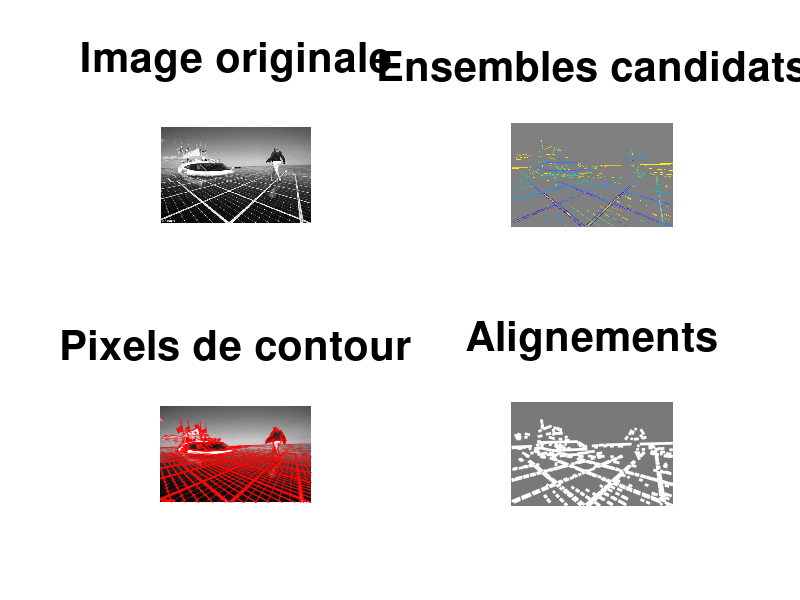

Reproduce this figure in MATLAB.
clear;
close all;
taille_ecran = get(0,'ScreenSize');
L = taille_ecran(3);
H = taille_ecran(4);

% parametres
alpha = pi / 180 * 12; % Seuil sur l'orientation du gradient (en radians)
cos_alpha = cos( alpha );
Seuil_norme = 2 / sin( alpha ); % Seuil sur la norme du gradient (decoule d'une etude theorique)

% chargement des donnees
load parquet;
load bateau;

% Affichage de l'image :
figure('Name','Detection des alignements','Position',[0.2*L,0,0.8*L,H]);
subplot(2,2,1);
imagesc(I);
axis equal;
axis off;
colormap gray;
title('Image originale','FontSize',30);

% Affichage de l'image :
subplot(2,2,3);
imagesc(I);
axis equal;
axis off;
colormap gray;
hold on;

% Gradient du niveau de gris (x vers la droite, y vers le bas) :
I = double(I);
[G_x,G_y] = gradient(I);
G_norme = sqrt(G_x.^2+G_y.^2);

% Selection des pixels de contour :
contour = G_norme>Seuil_norme;

% Pas de pixel de contour sur le bord de l'image => Traitement simplifie !
[ nb_lignes, nb_colonnes ] = size(I);
contour([1 nb_lignes],:) = 0;
contour(:,[1 nb_colonnes]) = 0;

% Tri des pixels de contour :
indices_contour = find(contour);
[~,indices] = sort(G_norme(indices_contour),'descend');
indices_contour = indices_contour(indices);

% Affichage d'une petite fleche sur les pixels de contour :
[i,j] = ind2sub(size(I),indices_contour);
quiver(j,i,G_x(indices_contour),G_y(indices_contour),'r');		% Attention : x = j et y = i
axis equal;
title('Pixels de contour','FontSize',30);
drawnow;

% Affichage des ensembles E (la fonction label2rgb donne a chaque ensemble E une couleur differente) :
subplot(2,2,2);
imagesc(I_resultat);
axis equal;
axis off;
title('Ensembles candidats','FontSize',30);


% Affichage de l'esquisse :
subplot(2,2,4);
imagesc(120*ones(size(I)),[0,255]);
axis equal;
axis off;
title('Alignements','FontSize',30);
hold on;

% Boucle sur les ensembles E :
for k = 1:size(extremites, 3)
		% Affichage du segment :
		line(extremites(1,:,k),extremites(2,:,k),'Color','w','LineWidth',2);
end

save exercice_0;